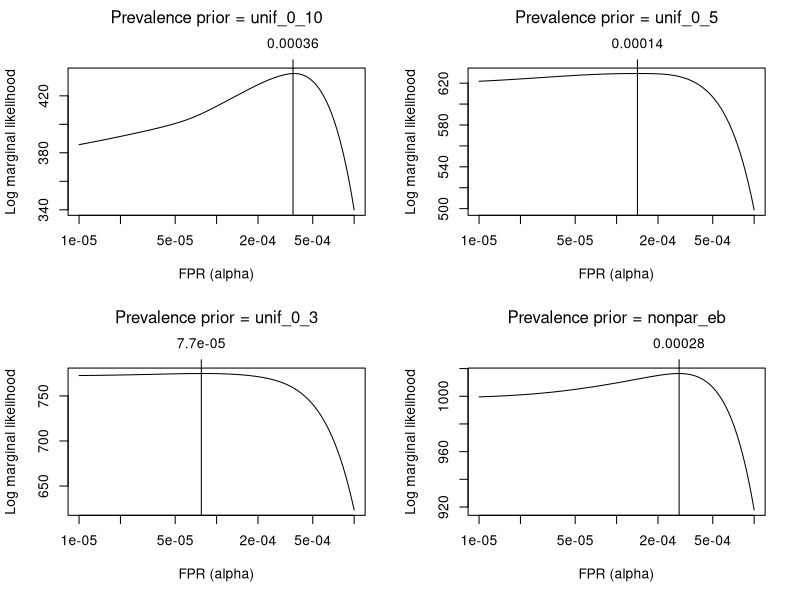
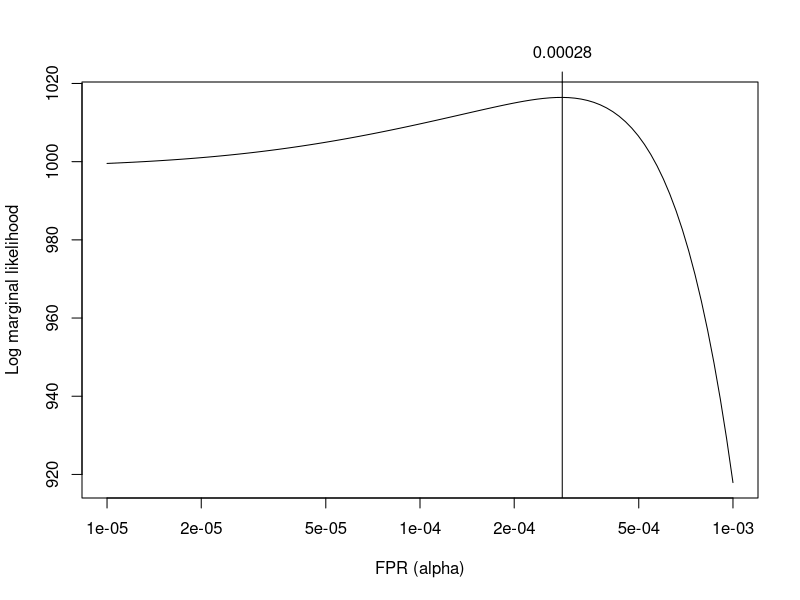

Here is the R script that generated these plots, in order:
d <- read.csv("data/region.csv")
d$phat <- d$nr / d$Nr
prev_pri_list <- list(unif_0_10 = seq(0, .1, length.out = 100), 
                      unif_0_5 = seq(0, .05, length.out = 100), 
                      unif_0_3 = seq(0, .03, length.out = 100), 
                      nonpar_eb = quantile(d$phat[!is.na(d$phat)], seq(0.01, .99, by = .01)))

pdf("/mnt/c/Temp/upper_bnd_FPR_from_REACT.pdf", 12, 8)
par(mfrow = c(2, 2))
for(prinamc in names(prev_pri_list)) {
  prev_pri <- prev_pri_list[[prinamc]]
  pseq <- 10^seq(-5, -3, len = 100)
  prev <- 0
  pall <- 0
  for (prev in prev_pri) {
    pdens <- matrix(NA, nrow(d), length(pseq), dimnames = list(1:nrow(d), pseq))
    for(pc in pseq) {
      pdens[, as.character(pc)] <- dbinom(x = d$nr, size = d$Nr, prob = prev + pc, log = F)
    }  
    pall <- pall + pdens
  }
  tot_log_lik <- colSums(log(pall))
  plot(pseq, tot_log_lik, log = "x", ty = "l", xlab = "FPR (alpha)", ylab = "Log marginal likelihood")
  mtext(side = 3, text = paste0("Prevalence prior = ", prinamc), line = 2.5)
  labat <- pseq[which.max(tot_log_lik)]
  abline(v = labat)
  axis(side = 3, at = labat, label = signif(pseq[which.max(tot_log_lik)], 2))
}
dev.off()


pdf("/mnt/c/Temp/estimate_FPR.pdf", 7, 5)
par(mfrow = c(1, 1))
for(prinamc in "nonpar_eb") {
  prev_pri <- prev_pri_list[[prinamc]]
  pseq <- 10^seq(-5, -3, len = 100)
  prev <- 0
  pall <- 0
  for (prev in prev_pri) {
    pdens <- matrix(NA, nrow(d), length(pseq), dimnames = list(1:nrow(d), pseq))
    for(pc in pseq) {
      pdens[, as.character(pc)] <- dbinom(x = d$nr, size = d$Nr, prob = prev + pc, log = F)
    }  
    pall <- pall + pdens
  }
  tot_log_lik <- colSums(log(pall))
  plot(pseq, tot_log_lik, log = "x", ty = "l", xlab = "FPR (alpha)", ylab = "Log marginal likelihood")
  # mtext(side = 3, text = paste0("Prevalence prior = ", prinamc), line = 2.5)
  labat <- pseq[which.max(tot_log_lik)]
  abline(v = labat)
  axis(side = 3, at = labat, label = signif(pseq[which.max(tot_log_lik)], 2))
}
dev.off()